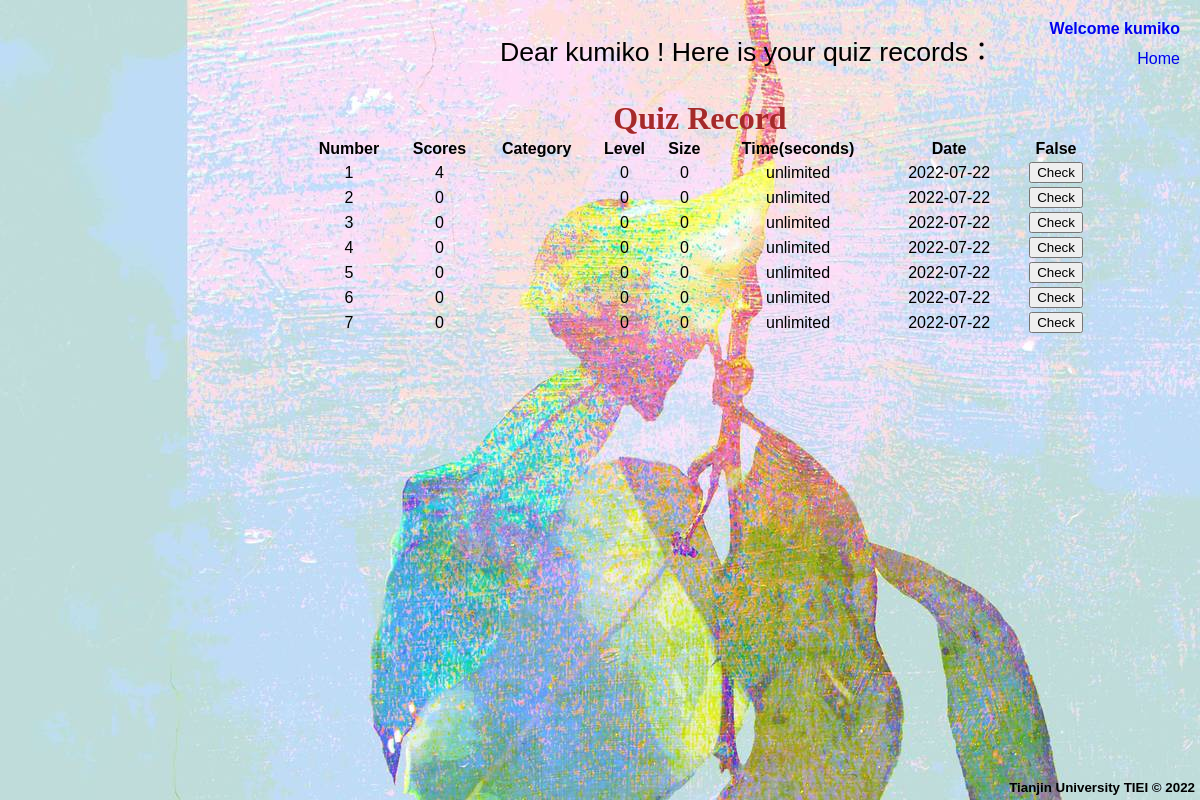
Page /php/record.php (signed in) on the earlier database version.
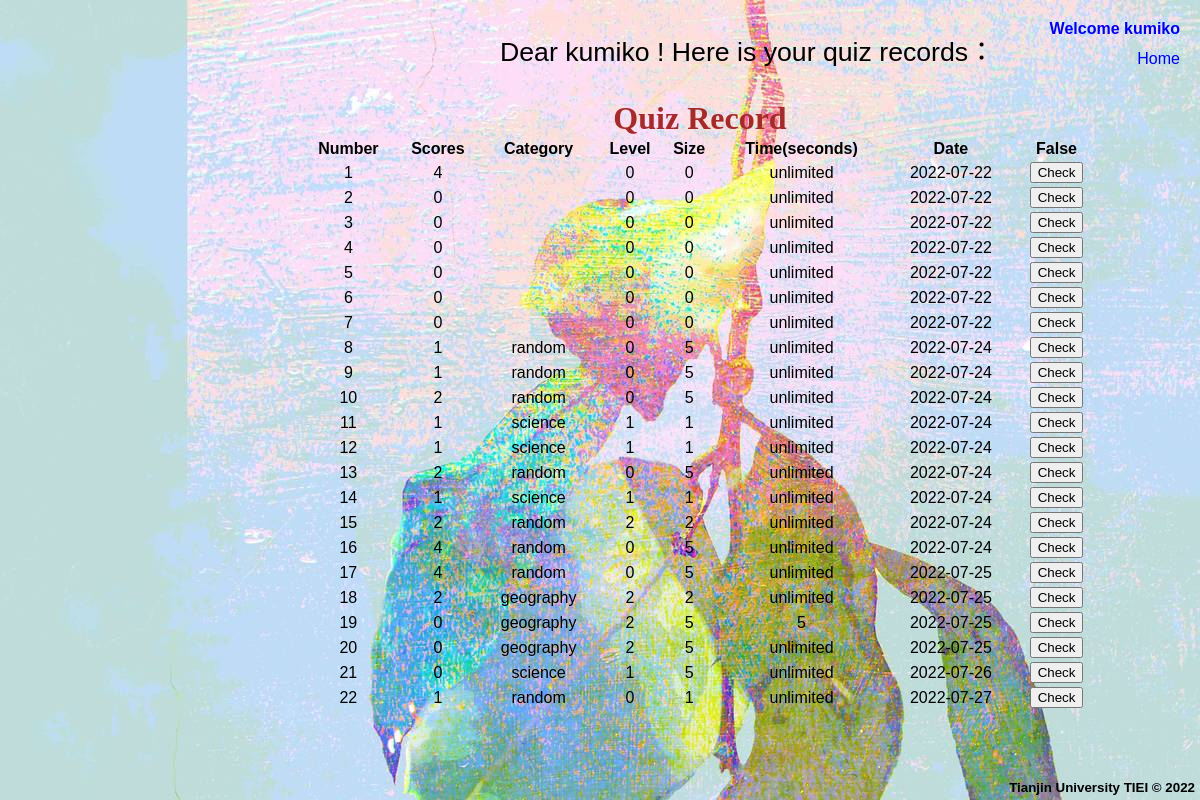
Same page on the later database version.
### tables this page shows
CREATE TABLE `record` (
  `item_id` int(10) unsigned NOT NULL AUTO_INCREMENT,
  `username` varchar(20) NOT NULL,
  `grade` varchar(10) NOT NULL,
  `date` varchar(20) DEFAULT NULL,
  `category` varchar(50) NOT NULL,
  `level` int(11) NOT NULL,
  `size` int(11) NOT NULL,
  `limited_time` int(11) NOT NULL DEFAULT '0',
  PRIMARY KEY (`item_id`)
);

### include/util.inc.php (called while the page is built, shortened)
<?php
function getPDO() {
    $host = 'localhost';
    $db   = 'project';
    $user = 'root';
    $pass = '12345678';
    $charset = 'utf8';
    $dsn = "mysql:host=$host;dbname=$db;charset=$charset";
    $options = [
        PDO::ATTR_ERRMODE            => PDO::ERRMODE_EXCEPTION,
        PDO::ATTR_DEFAULT_FETCH_MODE => PDO::FETCH_ASSOC,
        PDO::ATTR_EMULATE_PREPARES   => false,
    ];
    try {
        return new PDO($dsn, $user, $pass, $options);
    } catch (\PDOException $e) {
        throw new \PDOException($e->getMessage(), (int)$e->getCode());
    }
}
function showrecord($name){
    $index = "username";
    $PDO = getPDO();
    $name = $PDO->quote($name);
    $result = $PDO->query("SELECT * FROM project.record WHERE $index = $name;");
    return $result;
}

### php/record.php (the view, shortened to what this page needs)
<?php
include("../include/util.inc.php");
include("../include/opening.inc.php");
$name = $_SESSION['name'];
?>
    <link rel="stylesheet" type="text/css" href="../css/common.css">
    <link rel="stylesheet" type="text/css" href="../css/record.css">
<?php
if (!isset($_SESSION['name'])){
    $banner = "<a href = 'signin_form.php' style='font-weight: bolder;text-decoration: none' >Sign in</a>";
}
else{
    $name = $_SESSION['name'];
    $banner = "<a href = 'signout.php' title='click to sign out' style='font-weight: bolder;text-decoration: none'>Welcome $name</a>";
}
?>
<span><?= $banner?></span><br><br>
<span><a href="../index.php" style="text-decoration: none" title="back to home page">Home</a></span>
<div id="record">
    <div id="top">
        Dear <?= $name?> !
        Here is your quiz records：
    </div>
    <div id="bottom">
        <table id="table" width="800">
            <caption style="font-family: 'Times New Roman';font-size: 24pt;font-weight: bolder;color: brown">Quiz Record</caption>
            <tr><th>Number</th><th>Scores</th><th>Category</th><th>Level</th><th>Size</th><th>Time(seconds)</th><th>Date</th><th>False</th></tr>
            <?php
                $records = showrecord($name);
                $count =  $records->rowCount();
                $index = 1;
                for ($index ; $index <= $count ; $index++){
                    $record = $records->fetch();
                    if($record['limited_time'] == 0)
                        $timed = "unlimited";
                    else
                        $timed = $record['limited_time'];
                    echo "<tr><td>$index</td><td>{$record['grade']}</td><td>{$record['category']}</td><td>{$record['level']}</td><td>{$record['size']}</td><td>$timed</td><td>{$record['date']}</td><td><button onclick='showlist({$record['item_id']})'>Check</button></td></tr>";
                }
                ?>
        </table>
    </div>
</div>

### include/opening.inc.php (shortened to what this page needs)
<!DOCTYPE html>
<html lang="en">
	<head>
	</head>
	<body>

### css/common.css (style rules this page uses)
body { background-image: url("../images/index-background.jpg"); text-align: center; font-family: Arial, Helvetica, sans-serif; font-size: 10pt; margin: 0px; padding: 0px; }
span { position: absolute; right: 20px; margin-top: 20px; font-size: 12pt; }
#footer { color: black; font-weight: bold; background-repeat: repeat-x; width: 100%; text-align: right; padding: 5px; position: fixed; bottom:0; right:0; }

### css/record.css (style rules this page uses)
#table { font-size: 12pt; position: absolute; top: 100px; left: 300px; text-align: center; }
#top { font-size: 20pt; position: absolute; top: 30px; left: 500px; text-align: center; }

Differences in the rows shown:
added record: grade "1", category "random", level "0", size "5", limited_time "unlimited", date "2022-07-24"
added record: grade "1", category "random", level "0", size "5", limited_time "unlimited", date "2022-07-24"
added record: grade "2", category "random", level "0", size "5", limited_time "unlimited", date "2022-07-24"
added record: grade "1", category "science", level "1", size "1", limited_time "unlimited", date "2022-07-24"
added record: grade "1", category "science", level "1", size "1", limited_time "unlimited", date "2022-07-24"
added record: grade "2", category "random", level "0", size "5", limited_time "unlimited", date "2022-07-24"
added record: grade "1", category "science", level "1", size "1", limited_time "unlimited", date "2022-07-24"
added record: grade "2", category "random", level "2", size "2", limited_time "unlimited", date "2022-07-24"
added record: grade "4", category "random", level "0", size "5", limited_time "unlimited", date "2022-07-24"
added record: grade "4", category "random", level "0", size "5", limited_time "unlimited", date "2022-07-25"
added record: grade "2", category "geography", level "2", size "2", limited_time "unlimited", date "2022-07-25"
added record: grade "0", category "geography", level "2", size "5", limited_time "5", date "2022-07-25"
added record: grade "0", category "geography", level "2", size "5", limited_time "unlimited", date "2022-07-25"
added record: grade "0", category "science", level "1", size "5", limited_time "unlimited", date "2022-07-26"
added record: grade "1", category "random", level "0", size "1", limited_time "unlimited", date "2022-07-27"
